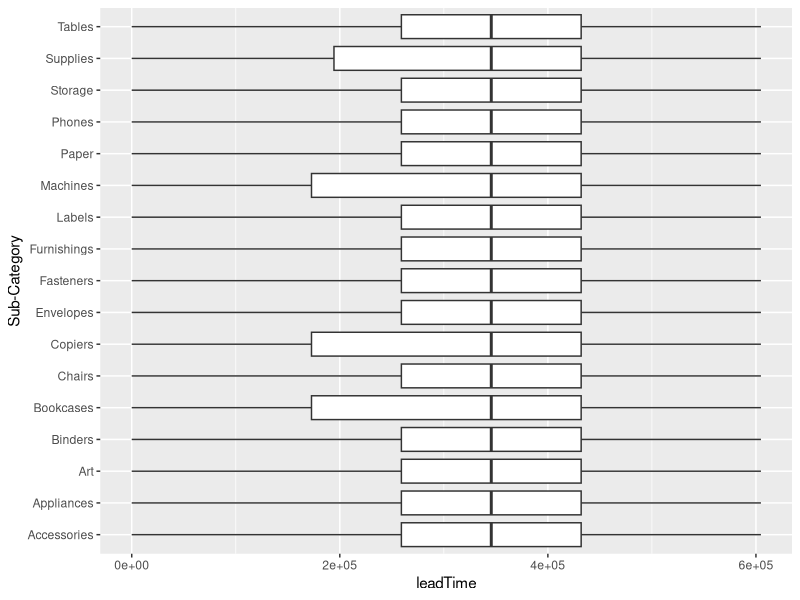
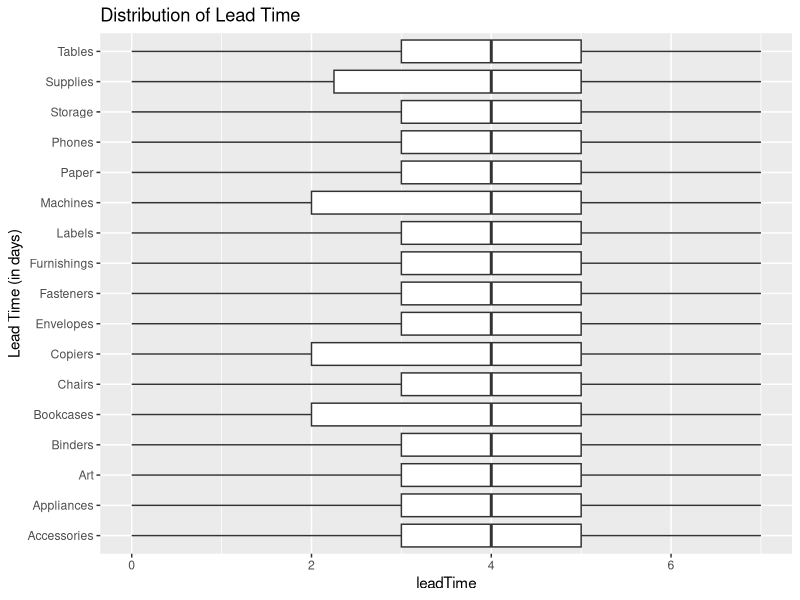
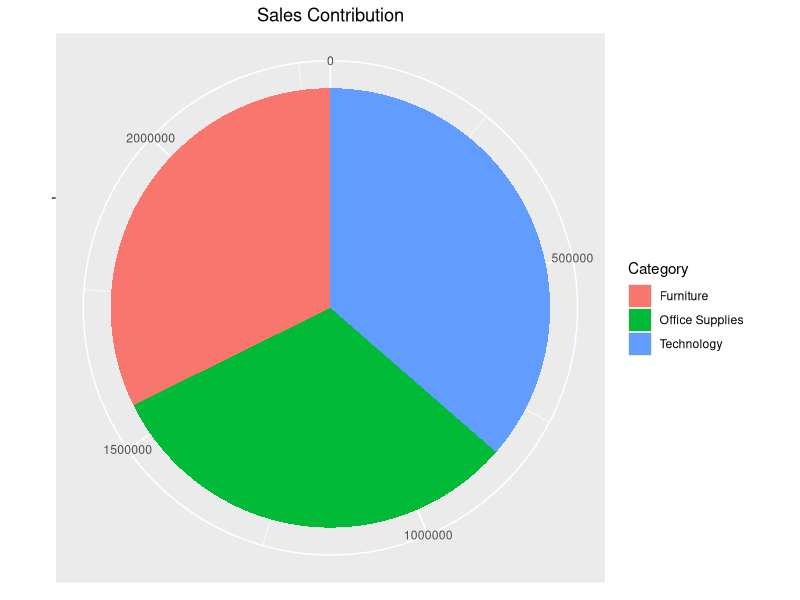
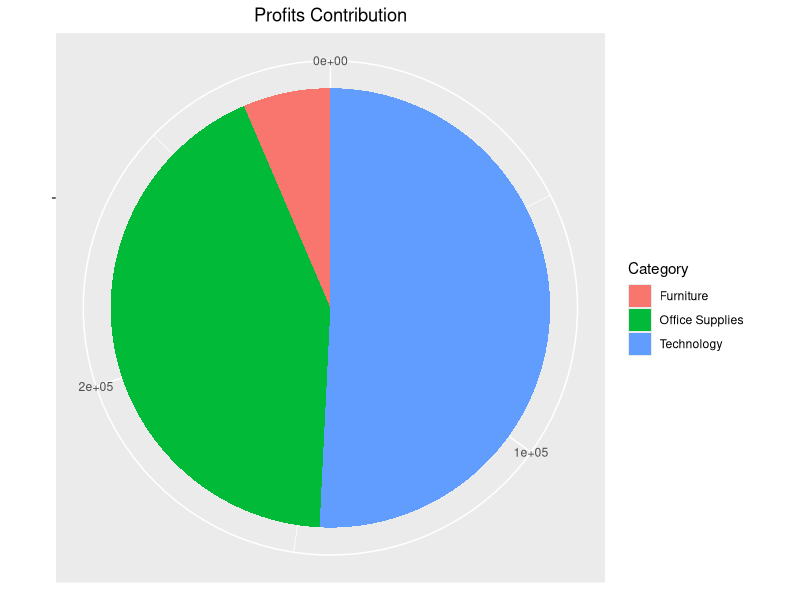
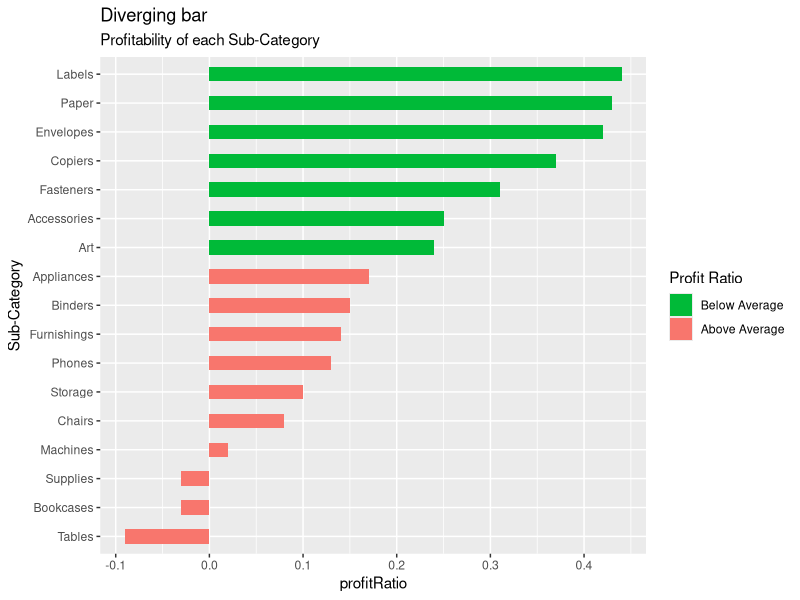
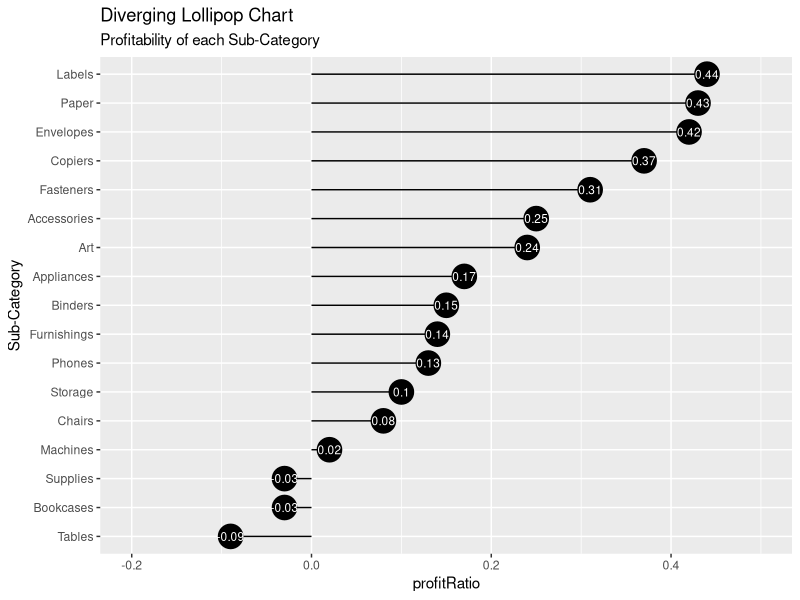

These charts were generated, in order, by the following R code: (Note: this script raises an error after producing the figures.)
## ---- chunk 1
library(rmarkdown)
knitr::opts_chunk$set(echo = TRUE)
knitr::opts_chunk$set(background = '718CBA')
# source("../../LSR.R")
library(dplyr)
library(tidyr)
library(ggplot2)
## ---- chunk 2
# install.packages("readxl")
library(readxl)
dataset <- read_excel("retail.xlsx")
## ---- chunk 3
str(dataset)
## ---- chunk 4
colnames(dataset)
## ---- chunk 5
sapply(dataset, function(x) length(unique(x)))
## ---- chunk 6
dataset$leadTime <- dataset$`Ship Date` - dataset$`Order Date`
task11 <- dataset %>% 
  group_by(`Sub-Category`) %>%
  summarise(avgLT = mean(leadTime), sdLT = sd(leadTime)) %>%
  arrange(desc(avgLT))
head(task11, 3)
## ---- chunk 7
task11$avgLT <- 
  task11$avgLT %>% 
  as.numeric(units = "days") %>% 
  round(2)
# class(task11$sdLT)
task11$sdLT <- task11$sdLT/(3600*24) %>% round(1)
# task11$sdLT <- 
#   task11$sdLT  %>% 
#   as.numeric(units = "days") %>% 
#   round(2)
## ---- chunk 8
print(task11)
## ---- chunk 9
ggplot(dataset) +
  geom_boxplot(aes(x = `Sub-Category`, y = leadTime)) +
  coord_flip()
## ---- chunk 10
dataset$leadTime <- dataset$leadTime %>% as.numeric(units = "days")
ggplot(dataset) +
  geom_boxplot(aes(x = `Sub-Category`, y = leadTime)) +
  coord_flip() + 
  labs(title = "Distribution of Lead Time", x = "Lead Time (in days)")
## ---- chunk 11
# For each Category
task13a <- dataset %>% 
  group_by(`Category`) %>%
  summarise(maxLeadTimePercent = 
              100*sum(leadTime==7)/length(leadTime)) %>%
  arrange(desc(maxLeadTimePercent))
task13a
## ---- chunk 12
# For each Sub-Category
task13b <- dataset %>% 
  group_by(`Sub-Category`) %>%
  summarise(maxLeadTimePercent = 100*sum(leadTime==7)/length(leadTime)) %>%
  arrange(desc(maxLeadTimePercent))
task13b %>% head(8) %>% t() # first 8 obs & transpose 
## ---- chunk 13
task21 <- dataset %>% 
  group_by(Category) %>%
  summarise(Sales = sum(Sales), Profit = sum(Profit)) %>% 
  mutate(profitRatio = round(Profit/Sales,2)) %>%
  arrange(desc(profitRatio))
print(task21)
## ---- chunk 14
# Reference: `M24 piechart`  
ggplot(task21, aes(x = "", y = Sales, fill = factor(Category))) +
  geom_bar(width = 1, stat = "identity") +
  theme(axis.line = element_blank(),
        plot.title = element_text(hjust = 0.5)) +
  labs(fill = "Category", x = NULL, y = NULL, title = "Sales Contribution") +
  coord_polar(theta = "y", start = 0)
## ---- chunk 15
ggplot(task21, aes(x = "", y = Profit, fill = factor(Category))) +
  geom_bar(width = 1, stat = "identity") +
  theme(axis.line = element_blank(),
        plot.title = element_text(hjust = 0.5)) +
  labs(fill = "Category", x = NULL, y = NULL, title = "Profits Contribution") +
  coord_polar(theta = "y", start = 0)
## ---- chunk 16
task22 <- dataset %>% 
  group_by(`Sub-Category`) %>%
  summarise(numRecords = length(Sales), Sales = sum(Sales), Profit = sum(Profit)) %>% 
  mutate(profitRatio = round(Profit/Sales,2)) %>%
  arrange(desc(profitRatio))
task22
## ---- chunk 17
# Reference: `M24. Deviation`
task22$profitHL <- 
  ifelse(task22$profitRatio < mean(task22$profitRatio),
         "below average", "above average")
task22 <- task22 %>% arrange(profitRatio)
# Convert to factor to preserve sorted order in plot.
task22$`Sub-Category` <- 
  factor(task22$`Sub-Category`, levels = task22$`Sub-Category`)
a <- ggplot(task22, 
            aes(x = `Sub-Category`, y = profitRatio, label = profitRatio)) + 
  geom_bar(stat = 'identity', aes(fill = profitHL), width = .5) +
  scale_fill_manual(
    name = "Profit Ratio",
    labels = c("Below Average", "Above Average"),
    values = c("below average" = "#f8766d", 
               "above average" = "#00ba38")) + 
  labs(title = "Diverging bar",
       subtitle = "Profitability of each Sub-Category") +
  coord_flip()
## ---- chunk 18
print(a)
## ---- chunk 19
# Reference: `M24 Deviation`
a <- ggplot(task22, 
            aes(x = `Sub-Category`, y = profitRatio, label = profitRatio)) +
  geom_point(stat = 'identity', fill = "black", size = 8) +
  geom_segment(aes(y = 0, x = `Sub-Category`, 
                   yend = profitRatio, xend = `Sub-Category`),
               color = "black") +
  geom_text(color = "white", size = 3) + 
  labs(title = "Diverging Lollipop Chart",
       subtitle = "Profitability of each Sub-Category") + 
  ylim(-0.2, 0.5) +
  coord_flip()
## ---- chunk 20
print(a)
## ---- chunk 21
task22 %>% arrange(desc(Profit, Sales))
## ---- chunk 22
task23 <- dataset %>% 
  mutate(year    = substr(`Order Date`, 1, 4),
         quarter = ceiling(as.numeric(substr(`Order Date`, 6, 7))/3)) %>%
  select(year, quarter, Category, `Sub-Category`, Profit, Sales) %>%
  group_by(year, quarter, Category) %>%
  summarise(Sales = sum(Sales), Profit = sum(Profit))
task23$year    <- factor(task23$year)
task23$quarter <- factor(paste0("Q", task23$quarter))  
head(task23)
## ---- chunk 23
ggplot(task23, aes(x = factor(Category), y = Sales, fill = factor(Category))) +
  geom_bar(stat = 'identity') + # for already aggregated quantity  
  facet_grid(year ~ quarter) + # x: quater, y: year 
  theme(axis.text.x = element_text(angle = 45, hjust = 1)) + # rotate x_label 
  labs(title = "Sales Trend") # title 
## ---- chunk 24
ggplot(task23, aes(x = factor(Category), y = Profit, fill = factor(Category))) +
  geom_bar(stat = 'identity') +
  facet_grid(year~quarter) +
  theme(axis.text.x = element_text(angle = 45, hjust = 1)) + 
  labs(title = "Profit Trend")
## ---- chunk 25
# install.packages('gganimate')
library(gganimate)
fig_static <- 
  ggplot(task23, aes(x = factor(Category), y = Sales, fill = factor(Category))) +
  geom_bar(stat = 'identity') + # for already aggregated quantity  
  # facet_grid(year ~ quarter) + # x: quater, y: year 
  theme(axis.text.x = element_text(angle = 45, hjust = 1)) + # rotate x_label 
  labs(title = "Sales Trend") # title 
## ---- chunk 26
task23 <- task23 %>% 
  mutate(Q_end = as.Date(paste(
    year, as.numeric(substr(quarter, 2, 2))*3, 30, sep = "-"))) 
## ---- chunk 27
fig_static <- 
  ggplot(task23, aes(x = factor(Category), y = Sales, fill = factor(Category))) +
  geom_bar(stat = 'identity') + # for already aggregated quantity  
#  facet_grid(year ~ quarter) + # x: quater, y: year 
  theme(axis.text.x = element_text(angle = 45, hjust = 1)) + # rotate x_label 
  labs(title = "Sales Trend") # title 
